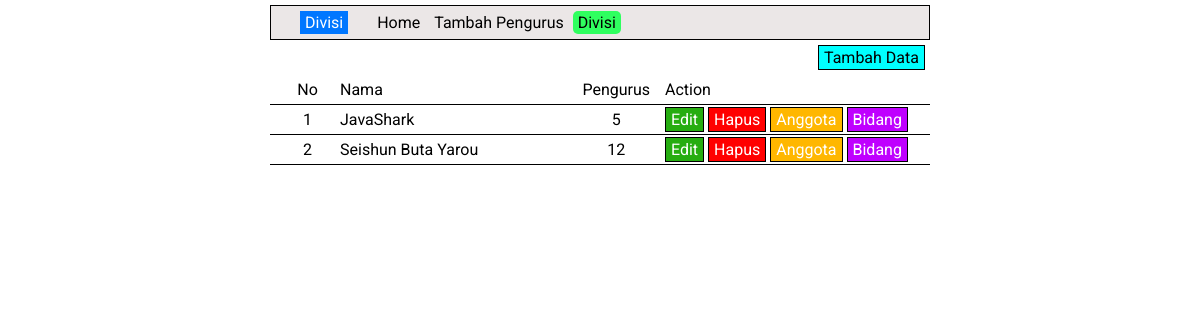
The app's page /divisi.php with its own data.
### tables this page shows
CREATE TABLE `divisi` (
  `id_divisi` int(11) NOT NULL,
  `nama_divisi` varchar(50) NOT NULL
);

### conf.php (called while the page is built)
<?php
$db_host = "localhost";
$db_user = "root";
$db_pass = "";
$db_name = "prak_dpbo_2";
?>

### includes/DB.class.php (called while the page is built, shortened)
<?php
class DB
{
    var $db_host = "";
    var $db_user = "";
    var $db_pass = "";
    var $db_name = "";
    var $db_link;
    var $result;
    function DB($db_host = '', $db_user = '', $db_pass = '', $db_name = '')
    {
        $this->db_host = $db_host;
        $this->db_user = $db_user;
        $this->db_pass = $db_pass;
        $this->db_name = $db_name;
    }
    function open()
    {
        $this->db_link = mysqli_connect($this->db_host, $this->db_user, $this->db_pass, $this->db_name);
    }
    function execute($query = "")
    {
        $this->result = mysqli_query($this->db_link, $query);
        return $this->result;
    }
    function getResult()
    {
        $rows = [];
        while($row = mysqli_fetch_assoc($this->result)) $rows[] = $row;
        return $rows;
    }
}
?>

### includes/Divisi.class.php (called while the page is built, shortened)
<?php
class Divisi extends DB
{
    function getDivisiAll()
    {
        $query = "SELECT * FROM divisi";
        return $this->execute($query);
    }
    function countRowDivisi($id)
    {
        $query = "SELECT COUNT(*) FROM pengurus WHERE id_bidang IN (SELECT id_bidang FROM bidang_divisi WHERE id_divisi=$id)";
        return $this->execute($query);
    }
}

### divisi.php (the view, shortened to what this page needs)
<?php
include("conf.php");
include("includes/DB.class.php");
include("includes/Divisi.class.php");
$divisi = new Divisi($db_host, $db_user, $db_pass, $db_name);
$divisi->open();
if(isset($_GET["div_bid"]))
{
    $divisi->getBidangAll($_GET["div_bid"]);
    $result = $divisi->getResult();
    $divisi->getDivisi($_GET["div_bid"]);
    $namaDivisi = $divisi->getResult()[0]["nama_divisi"];
}
else
{
    $divisi->getDivisiAll();
    $result = $divisi->getResult();
}
$data = null; $no = 1;
foreach ($result as $list) {
    if(!isset($_GET["div_bid"]))
    {
        $divisi->countRowDivisi($list["id_divisi"]);
        $total = $divisi->getResult()[0]["COUNT(*)"];
        $data .= "<div class='table'>
                    <p>" . $no++ . "</p>
                    <p>" . $list["nama_divisi"] . "</p>
                    <p>" . $total . "</p>
                    <div class='action'>
                        <a href='create_divisi.php?id_divisi=" . $list["id_divisi"] . "'>Edit</a>
                        <a href='divisi.php?id_hapus=" . $list["id_divisi"] . "'>Hapus</a>
                        <a href='index.php?id_divisi=" . $list["id_divisi"] . "'>Anggota</a>
                        <a href='divisi.php?div_bid=" . $list["id_divisi"] . "'>Bidang</a>
                    </div>
                </div>";
    }
}

### records on screen
divisi: nama_divisi "JavaShark", total "5"
divisi: nama_divisi "Seishun Buta Yarou", total "12"

### other values on screen
$this->content "Divisi Home Tambah Pengurus Divisi Tambah Data No Nama Pengurus Action"
